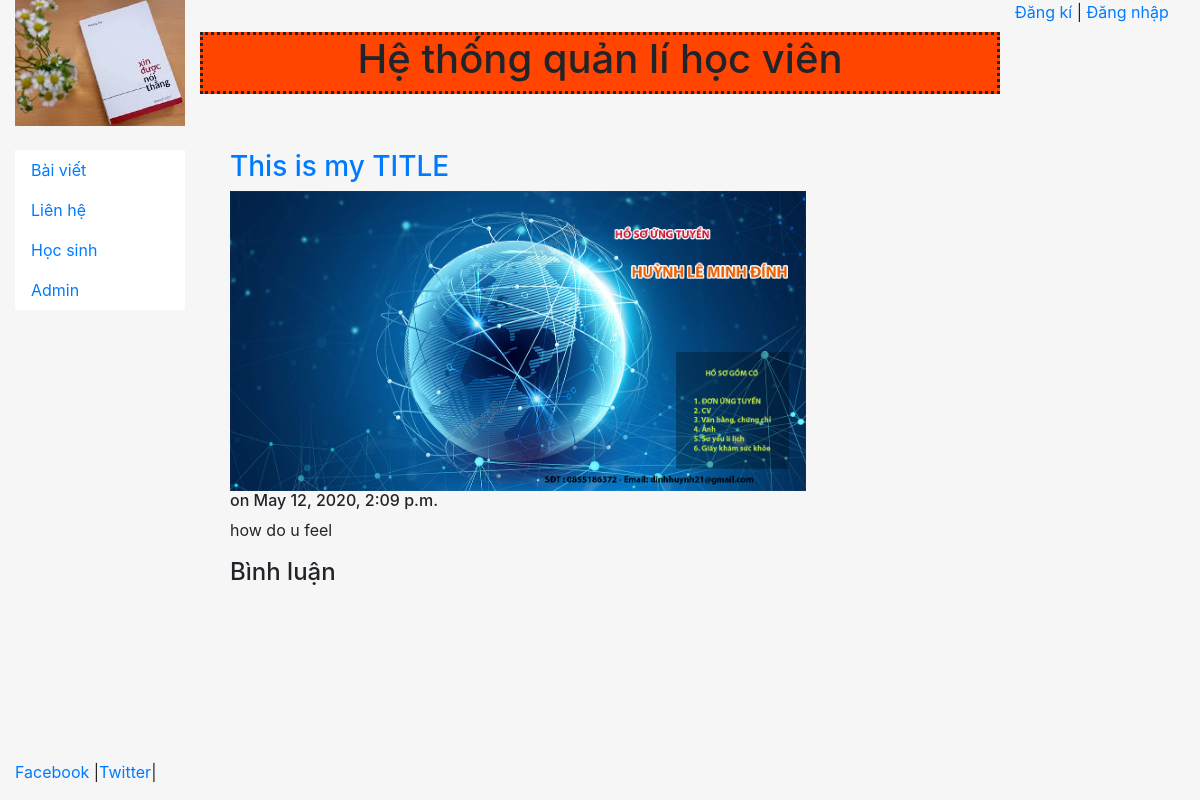
Page /blog/1/ on the committed database.
### blog/models.py (models this page shows, shortened)
class Post(models.Model):
    objects = models.Manager()
    title = models.CharField(max_length=100)
    body = models.TextField()
    date = models.DateTimeField(auto_now_add=True)
    image = models.ImageField(null=True)

### blog/views.py (the view)
# urls.py: path('<int:pk>/',views.post, name='post'),
def post(request, pk):
    post = get_object_or_404(Post, pk=pk)
    form = CommentForm()
    if request.method =='POST': # Gửi bình luận
        form = CommentForm(request.POST,author=request.user,post=post)
        if form.is_valid():
            form.save()
            return  HttpResponseRedirect(request.path)
    return render(request, 'blog/post.html',{"post":post, "form":form}) # link templates thep dạng 'tên app/tên file.html'

### blog/templates/blog/post.html (shortened to what this page needs)
{% extends "pages/base.html" %}
{% block content %}
<h3><a href="{% url 'post' post.id %}">{{post.title}}</a></h3>
    <img src="{{post.image.url}}" witdth="500px" height="300px" />
<h6>on {{post.date}}</h6>
{{post.body|safe|linebreaks}}
<h4>Bình luận</h4>
{% endblock content %}

### home/templates/pages/base.html (style rules this page uses)
html, body { height: 100%; background: #f6f6f6; }

### rows in the picture
Post: title "This is my TITLE", image (picture), date "May 12, 2020, 2:09 p.m.", body "how do u feel"
